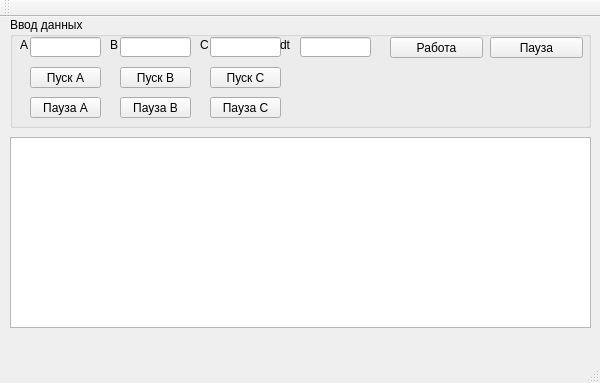
<?xml version="1.0" encoding="UTF-8"?>
<ui version="4.0">
 <class>MainWindow</class>
 <widget class="QMainWindow" name="MainWindow">
  <property name="geometry">
   <rect>
    <x>0</x>
    <y>0</y>
    <width>600</width>
    <height>383</height>
   </rect>
  </property>
  <property name="windowTitle">
   <string>SinusProgram</string>
  </property>
  <widget class="QWidget" name="centralWidget">
   <widget class="QGroupBox" name="groupBox">
    <property name="geometry">
     <rect>
      <x>10</x>
      <y>0</y>
      <width>581</width>
      <height>111</height>
     </rect>
    </property>
    <property name="title">
     <string>Ввод данных</string>
    </property>
    <widget class="QPushButton" name="pushButton">
     <property name="geometry">
      <rect>
       <x>380</x>
       <y>20</y>
       <width>93</width>
       <height>21</height>
      </rect>
     </property>
     <property name="text">
      <string>Работа</string>
     </property>
    </widget>
    <widget class="QPushButton" name="pushButton_2">
     <property name="geometry">
      <rect>
       <x>480</x>
       <y>20</y>
       <width>93</width>
       <height>21</height>
      </rect>
     </property>
     <property name="text">
      <string>Пауза</string>
     </property>
    </widget>
    <widget class="QLineEdit" name="lineEdit">
     <property name="geometry">
      <rect>
       <x>20</x>
       <y>20</y>
       <width>71</width>
       <height>20</height>
      </rect>
     </property>
    </widget>
    <widget class="QLineEdit" name="lineEdit_2">
     <property name="geometry">
      <rect>
       <x>110</x>
       <y>20</y>
       <width>71</width>
       <height>20</height>
      </rect>
     </property>
    </widget>
    <widget class="QLineEdit" name="lineEdit_3">
     <property name="geometry">
      <rect>
       <x>200</x>
       <y>20</y>
       <width>71</width>
       <height>20</height>
      </rect>
     </property>
     <property name="text">
      <string/>
     </property>
    </widget>
    <widget class="QLineEdit" name="lineEdit_4">
     <property name="geometry">
      <rect>
       <x>290</x>
       <y>20</y>
       <width>71</width>
       <height>20</height>
      </rect>
     </property>
    </widget>
    <widget class="QLabel" name="label">
     <property name="geometry">
      <rect>
       <x>10</x>
       <y>20</y>
       <width>16</width>
       <height>16</height>
      </rect>
     </property>
     <property name="text">
      <string>A</string>
     </property>
    </widget>
    <widget class="QLabel" name="label_2">
     <property name="geometry">
      <rect>
       <x>100</x>
       <y>20</y>
       <width>16</width>
       <height>16</height>
      </rect>
     </property>
     <property name="text">
      <string>B</string>
     </property>
    </widget>
    <widget class="QLabel" name="label_3">
     <property name="geometry">
      <rect>
       <x>190</x>
       <y>20</y>
       <width>16</width>
       <height>16</height>
      </rect>
     </property>
     <property name="text">
      <string>C</string>
     </property>
    </widget>
    <widget class="QLabel" name="label_4">
     <property name="geometry">
      <rect>
       <x>270</x>
       <y>20</y>
       <width>21</width>
       <height>16</height>
      </rect>
     </property>
     <property name="text">
      <string>dt</string>
     </property>
    </widget>
    <widget class="QPushButton" name="pushButton_3">
     <property name="geometry">
      <rect>
       <x>20</x>
       <y>50</y>
       <width>71</width>
       <height>21</height>
      </rect>
     </property>
     <property name="text">
      <string>Пуск A</string>
     </property>
    </widget>
    <widget class="QPushButton" name="pushButton_4">
     <property name="geometry">
      <rect>
       <x>110</x>
       <y>50</y>
       <width>71</width>
       <height>21</height>
      </rect>
     </property>
     <property name="text">
      <string>Пуск B</string>
     </property>
    </widget>
    <widget class="QPushButton" name="pushButton_5">
     <property name="geometry">
      <rect>
       <x>200</x>
       <y>50</y>
       <width>71</width>
       <height>21</height>
      </rect>
     </property>
     <property name="text">
      <string>Пуск C</string>
     </property>
    </widget>
    <widget class="QPushButton" name="pushButton_6">
     <property name="geometry">
      <rect>
       <x>20</x>
       <y>80</y>
       <width>71</width>
       <height>21</height>
      </rect>
     </property>
     <property name="text">
      <string>Пауза A</string>
     </property>
    </widget>
    <widget class="QPushButton" name="pushButton_7">
     <property name="geometry">
      <rect>
       <x>110</x>
       <y>80</y>
       <width>71</width>
       <height>21</height>
      </rect>
     </property>
     <property name="text">
      <string>Пауза В</string>
     </property>
    </widget>
    <widget class="QPushButton" name="pushButton_8">
     <property name="geometry">
      <rect>
       <x>200</x>
       <y>80</y>
       <width>71</width>
       <height>21</height>
      </rect>
     </property>
     <property name="text">
      <string>Пауза С</string>
     </property>
    </widget>
   </widget>
   <widget class="QChartView" name="graphicsView">
    <property name="geometry">
     <rect>
      <x>10</x>
      <y>120</y>
      <width>581</width>
      <height>191</height>
     </rect>
    </property>
   </widget>
  </widget>
  <widget class="QToolBar" name="mainToolBar">
   <attribute name="toolBarArea">
    <enum>TopToolBarArea</enum>
   </attribute>
   <attribute name="toolBarBreak">
    <bool>false</bool>
   </attribute>
  </widget>
  <widget class="QStatusBar" name="statusBar"/>
  <widget class="QMenuBar" name="menuBar">
   <property name="geometry">
    <rect>
     <x>0</x>
     <y>0</y>
     <width>600</width>
     <height>26</height>
    </rect>
   </property>
  </widget>
 </widget>
 <layoutdefault spacing="6" margin="11"/>
 <customwidgets>
  <customwidget>
   <class>QChartView</class>
   <extends>QGraphicsView</extends>
   <header>QtCharts</header>
  </customwidget>
 </customwidgets>
 <resources/>
 <connections/>
</ui>
